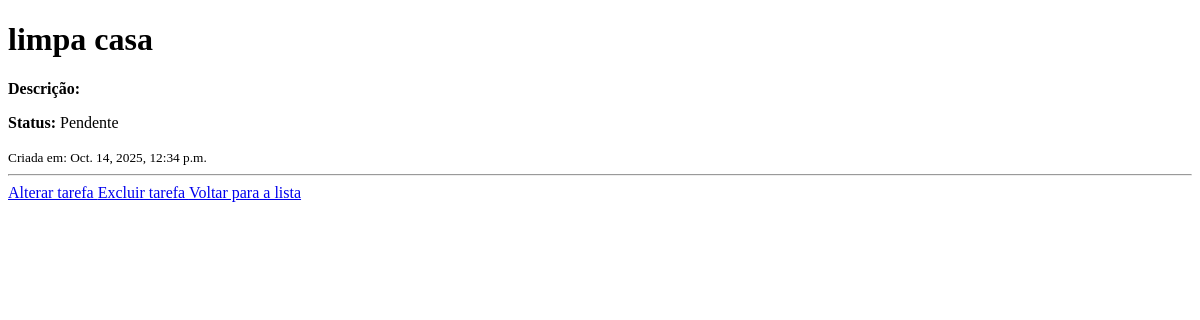
Before: /tarefas/4/ with the older database file.
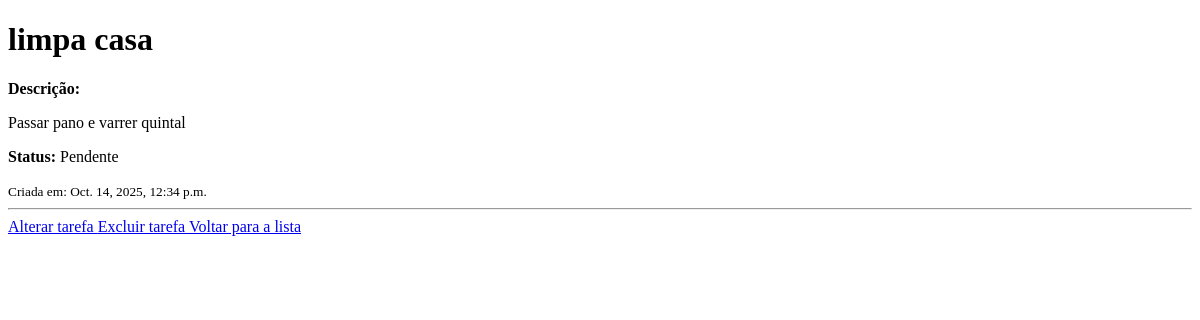
After: the same page with the newer database file.
### tarefas/models.py (models this page shows, shortened)
class Tarefa(models.Model):
    titulo = models.CharField(max_length=200)
    descricao = models.TextField(blank=True)
    cloncluida = models.BooleanField(default=False)
    data_criacao = models.DateTimeField(auto_now_add=True)

### tarefas/views.py (the view)
# urls.py: path('<int:tarefa_id>/', views.detalhe_tarefa, name = 'detalhe_tarefa'),
def detalhe_tarefa (request, tarefa_id):
    tarefa =  get_object_or_404(Tarefa, pk=tarefa_id)
    return render(request, 'tarefas/detalhe.html', {'tarefa': tarefa})

### tarefas/templates/tarefas/detalhe.html (shortened to what this page needs)
<!DOCTYPE html>
<html lang="pt-br">
<head>
</head>
<body>
    <h1>{{ tarefa.titulo }}</h1>
    <p><strong>Descrição:</strong> {{ tarefa.descricao|linebreaks }}</p>
    <p><strong>Status:</strong> {% if tarefa.concluida %}Concluída{% else %}Pendente{% endif %}</p>
    <small>Criada em: {{ tarefa.data_criacao }}</small>
    <hr>
    <a href ="{% url 'alterar_tarefa' tarefa.id %}"> Alterar tarefa </a>
    <a href = "{% url 'excluir_tarefa' tarefa.id %}"> Excluir tarefa </a>
    <a href="{% url 'lista_tarefas' %}">Voltar para a lista</a>
</body>
</html>

Changed rows visible on the page:
changed Tarefa "limpa casa": descricao (not shown) → "Passar pano e varrer quintal"
